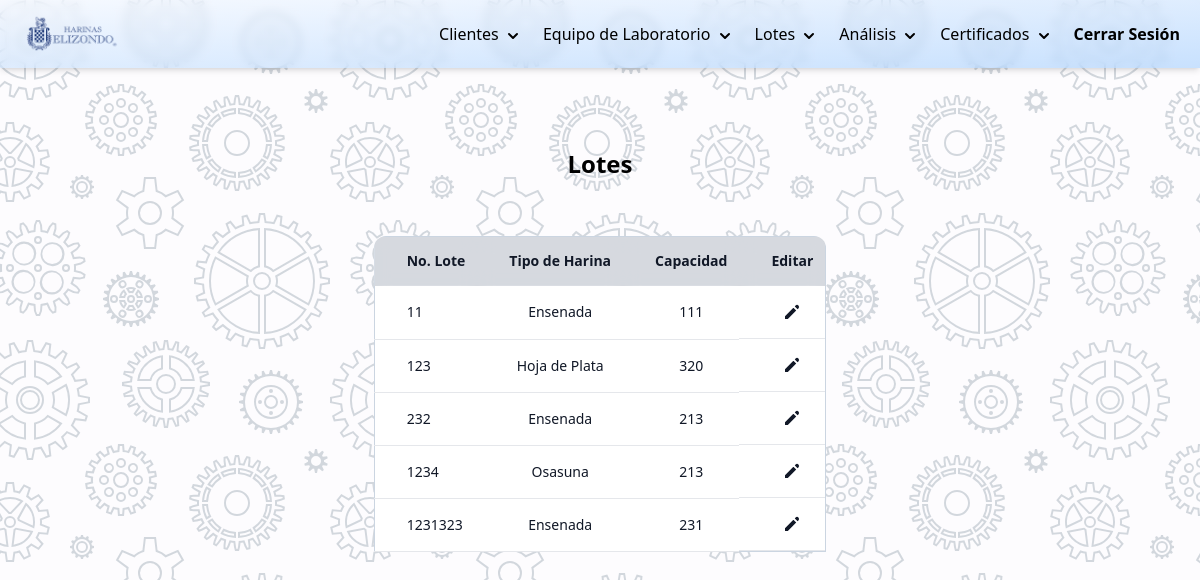
Page /php/modificar-lotes.php (signed in) on the committed database.
### tables this page shows
CREATE TABLE `lotes` (
  `id_lote` int(15) NOT NULL,
  `capacidad` int(11) DEFAULT NULL,
  `fecha_creacion` date DEFAULT NULL,
  `contenido` varchar(100) DEFAULT NULL,
  `fecha_caducidad` date DEFAULT NULL
);

### DB/controlarDB.php (called while the page is built, shortened)
<?php
function hacerConsulta(string $query){
    $con = mysqli_connect(HOST, USER, PASSWORD, DB);
    if (mysqli_connect_errno()) {
        return "Failed to connect to MySQL: " . mysqli_connect_error();
    }else{
        $result = mysqli_query($con, $query);
        $arreglo_de_resultados=[];
        while ($row = mysqli_fetch_array($result)):
            array_push($arreglo_de_resultados,$row);
        endwhile;
        return $arreglo_de_resultados;
    }
}

### php/modificar-lotes.php (the view, shortened to what this page needs)
<?php
    require_once("../DB/controlarDB.php");
    $query_lista_lotes="SELECT * FROM lotes;";
    $arreglo_lotes=hacerConsulta($query_lista_lotes);
?>
<!DOCTYPE html>
<html lang="es">
<head>
    <link rel="stylesheet" href="../css/styles.css">
    <script src="https://cdn.tailwindcss.com"></script>
    <script src="https://cdn.tailwindcss.com?plugins=forms,typography,aspect-ratio,line-clamp"></script>
    <?php require_once("./navbar.php"); ?>
</head>
<body class="background">
    <div class="container mx-auto flex justify-center items-center content-center">
        <div class="flex flex-col p-10 mt-10">
            <h1 class="text-2xl text-center mb-4 font-bold">Lotes</h1>
            <form method="post" action="<?= htmlspecialchars($_SERVER["PHP_SELF"]);?>" class="mt-0">
                <div class="mt-10 overflow-y-auto h-96 rounded-xl">
                    <table class="table-auto rounded-xl border border-slate-300">
                        <thead class="rounded-lg">
                            <tr class="bg-gray-200">
                                <th class="sticky top-0 z-10 border-b border-gray-300 bg-gray-300 bg-opacity-75 py-3.5 pl-4 pr-3 text-left text-sm font-semibold text-gray-900 backdrop-blur backdrop-filter sm:pl-6 lg:pl-8">No. Lote</th>
                                <th class="sticky top-0 z-10 border-b border-gray-300 bg-gray-300 bg-opacity-75 py-3.5 pl-4 pr-3 text-left text-sm font-semibold text-gray-900 backdrop-blur backdrop-filter sm:pl-6 lg:pl-8">Tipo de Harina</th>
                                <th class="sticky top-0 z-10 border-b border-gray-300 bg-gray-300 bg-opacity-75 py-3.5 pl-4 pr-3 text-left text-sm font-semibold text-gray-900 backdrop-blur backdrop-filter sm:pl-6 lg:pl-8">Capacidad</th>
                                <th class="sticky top-0 z-10 border-b border-gray-300 bg-gray-300 bg-opacity-75 py-3.5 pl-4 pr-3 text-left text-sm font-semibold text-gray-900 backdrop-blur backdrop-filter sm:pl-6 lg:pl-8">Editar</th>
                            </tr>
                        </thead>
                        <tbody class="bg-white rounded-lg">
                            <?php foreach ($arreglo_lotes as $lote):?>
                            <tr>
                                <td class="whitespace-nowrap border-b border-gray-200 py-4 pl-4 pr-3 text-sm font-medium text-gray-900 sm:pl-6 lg:pl-8"><?= $lote['id_lote']?></td>
                                <td class="whitespace-nowrap border-b border-gray-200 py-4 pl-4 pr-3 text-sm font-medium text-gray-900 sm:pl-6 lg:pl-8 text-center"><?= $lote['contenido']?></td>
                                <td class="whitespace-nowrap border-b border-gray-200 py-4 pl-4 pr-3 text-sm font-medium text-gray-900 sm:pl-6 lg:pl-8 text-center"><?= $lote['capacidad']?></td>
                                <td class="whitespace-nowrap border-b border-gray-200 py-4 pl-4 pr-3 text-sm font-medium text-gray-900 sm:pl-6 lg:pl-8 flex justify-center">
                                    <a href="./editar-lote.php?i=<?= $lote['id_lote']?>">
                                        <svg xmlns="http://www.w3.org/2000/svg" class="h-5 w-5" viewBox="0 0 20 20" fill="currentColor">
                                            <path d="M13.586 3.586a2 2 0 112.828 2.828l-.793.793-2.828-2.828.793-.793zM11.379 5.793L3 14.172V17h2.828l8.38-8.379-2.83-2.828z" />
                                        </svg>
                                    </a>
                                </td>
                            </tr>
                            <?php endforeach ?>
                        </tbody>
                    </table>
                </div>
            </form>
        </div>
    </div>
</body>
</html>

### css/styles.css (style rules this page uses)
.background { background-color: #fdfcfe; }

### rows in the picture
lotes: id_lote "11", contenido "Ensenada", capacidad "111"
lotes: id_lote "123", contenido "Hoja de Plata", capacidad "320"
lotes: id_lote "232", contenido "Ensenada", capacidad "213"
lotes: id_lote "1234", contenido "Osasuna", capacidad "213"
lotes: id_lote "1231323", contenido "Ensenada", capacidad "231"
